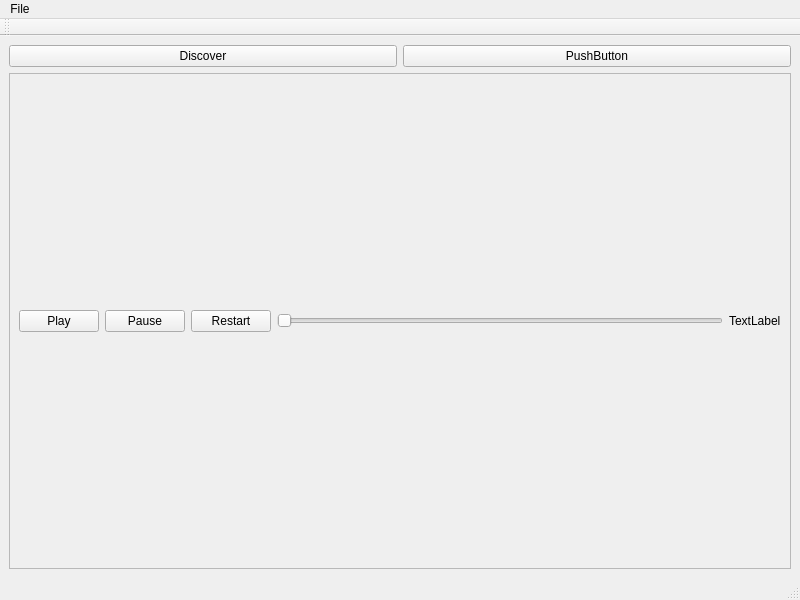
<?xml version="1.0" encoding="UTF-8"?>
<ui version="4.0">
 <class>MainWindow</class>
 <widget class="QMainWindow" name="MainWindow">
  <property name="geometry">
   <rect>
    <x>0</x>
    <y>0</y>
    <width>800</width>
    <height>600</height>
   </rect>
  </property>
  <property name="windowTitle">
   <string>MainWindow</string>
  </property>
  <widget class="QWidget" name="centralwidget">
   <layout class="QVBoxLayout" name="verticalLayout">
    <item>
     <layout class="QHBoxLayout" name="horizontalLayout_2">
      <item>
       <widget class="QPushButton" name="discoverDeviceButton">
        <property name="text">
         <string>Discover</string>
        </property>
       </widget>
      </item>
      <item>
       <widget class="QPushButton" name="pushButton">
        <property name="text">
         <string>PushButton</string>
        </property>
       </widget>
      </item>
     </layout>
    </item>
    <item>
     <widget class="QFrame" name="frame">
      <property name="frameShape">
       <enum>QFrame::StyledPanel</enum>
      </property>
      <property name="frameShadow">
       <enum>QFrame::Raised</enum>
      </property>
      <layout class="QHBoxLayout" name="horizontalLayout">
       <item>
        <widget class="QPushButton" name="playButton">
         <property name="text">
          <string>Play</string>
         </property>
        </widget>
       </item>
       <item>
        <widget class="QPushButton" name="pauseButton">
         <property name="text">
          <string>Pause</string>
         </property>
        </widget>
       </item>
       <item>
        <widget class="QPushButton" name="restartButton">
         <property name="text">
          <string>Restart</string>
         </property>
        </widget>
       </item>
       <item>
        <widget class="QSlider" name="seekBar">
         <property name="orientation">
          <enum>Qt::Horizontal</enum>
         </property>
        </widget>
       </item>
       <item>
        <widget class="QLabel" name="timeLabel">
         <property name="text">
          <string>TextLabel</string>
         </property>
        </widget>
       </item>
      </layout>
     </widget>
    </item>
   </layout>
  </widget>
  <widget class="QMenuBar" name="menubar">
   <property name="geometry">
    <rect>
     <x>0</x>
     <y>0</y>
     <width>800</width>
     <height>21</height>
    </rect>
   </property>
   <widget class="QMenu" name="menuOpen">
    <property name="title">
     <string>File</string>
    </property>
    <addaction name="actionOpen"/>
   </widget>
   <addaction name="menuOpen"/>
  </widget>
  <widget class="QStatusBar" name="statusbar"/>
  <widget class="QToolBar" name="toolBar">
   <property name="windowTitle">
    <string>toolBar</string>
   </property>
   <attribute name="toolBarArea">
    <enum>TopToolBarArea</enum>
   </attribute>
   <attribute name="toolBarBreak">
    <bool>false</bool>
   </attribute>
  </widget>
  <action name="actionOpen">
   <property name="text">
    <string>Open</string>
   </property>
  </action>
 </widget>
 <resources/>
 <connections/>
</ui>
